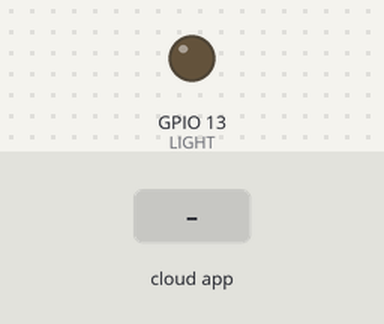
This sketch was run on a simulated ESP8266 (NodeMCU). Parts: output pins drawn as LEDs (lit = HIGH). Inputs (shaded band) come from the test bench. WiFi joins after 1.5 s; servers stay silent unless stated; no MQTT or app messages arrive unless stated; what the sketch prints to the serial monitor is not drawn.

Above: at 3.7 s.
3.8 s: the phone or cloud app sets 1 to ON
At 5.0 s:
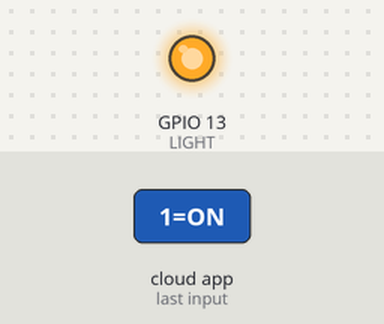
5.3 s: the phone or cloud app sets 1 to OFF
At 6.5 s:
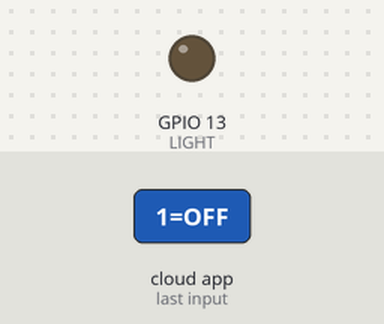
Timing chart, 0 to 8.3 s (numbered marks = the images above; inputs shaded):
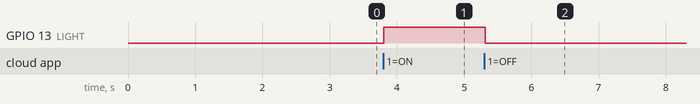

The sketch:

remote_switch.ino
```cpp
#include <SPI.h>
#include <Wire.h>
#include <ESP8266WiFi.h>
#include "Adafruit_MQTT.h"
#include "Adafruit_MQTT_Client.h"

#define LIGHT 13
int secondsOn = 0;

/************************* WiFi Access Point *********************************/

#define WLAN_SSID       ""
#define WLAN_PASS       ""

/************************* Adafruit.io Setup *********************************/

#define AIO_SERVER      "10.0.0.14"
#define AIO_SERVERPORT  1883                   // use 8883 for SSL
#define AIO_USERNAME    ""
#define AIO_KEY         ""

// Create an ESP8266 WiFiClient class to connect to the MQTT server.
WiFiClient client;
// or... use WiFiFlientSecure for SSL
//WiFiClientSecure client;

Adafruit_MQTT_Client mqtt(&client, AIO_SERVER, AIO_SERVERPORT, AIO_USERNAME, AIO_KEY);
Adafruit_MQTT_Subscribe onoff = Adafruit_MQTT_Subscribe(&mqtt, AIO_USERNAME "/lights/1");

void setup() {
  Serial.begin(9600);
  delay(1000);

  pinMode(LIGHT,OUTPUT);
  digitalWrite(LIGHT,LOW);

  mqtt.subscribe(&onoff);

  WiFi.begin(WLAN_SSID, WLAN_PASS);
  while (WiFi.status() != WL_CONNECTED) {
    delay(500);
    Serial.print(".");
  }
  Serial.println();

  Serial.println("WiFi connected");
  Serial.println("IP address: "); Serial.println(WiFi.localIP());
}

void loop() {
// Ensure the connection to the MQTT server is alive (this will make the first
  // connection and automatically reconnect when disconnected).  See the MQTT_connect
  // function definition further below.
  MQTT_connect();

  Adafruit_MQTT_Subscribe *subscription;
  while ((subscription = mqtt.readSubscription(5000))) {
    // Check if its the onoff button feed
    if (subscription == &onoff) {

      if (strcmp((char *)onoff.lastread, "ON") == 0) {
        digitalWrite(LIGHT, HIGH);
      }
      if (strcmp((char *)onoff.lastread, "OFF") == 0) {
        digitalWrite(LIGHT, LOW);
      }
    }

  }

  // ping the server to keep the mqtt connection alive
  if(! mqtt.ping()) {
    mqtt.disconnect();
  }

}

void MQTT_connect() {
  int8_t ret;

  // Stop if already connected.
  if (mqtt.connected()) {
    return;
  }

  Serial.print("Connecting to MQTT... ");

  uint8_t retries = 3;
  while ((ret = mqtt.connect()) != 0) { // connect will return 0 for connected
       Serial.println(mqtt.connectErrorString(ret));
       Serial.println("Retrying MQTT connection in 5 seconds...");
       mqtt.disconnect();
       delay(5000);  // wait 5 seconds
       retries--;
       if (retries == 0) {
         // basically die and wait for WDT to reset me
         while (1);
       }
  }
  Serial.println("MQTT Connected!");
}
```

Measured:
- after the input at 3.8 s, GPIO 13 (LIGHT): LOW → HIGH at once
- after the input at 5.3 s, GPIO 13 (LIGHT): HIGH → LOW at once
